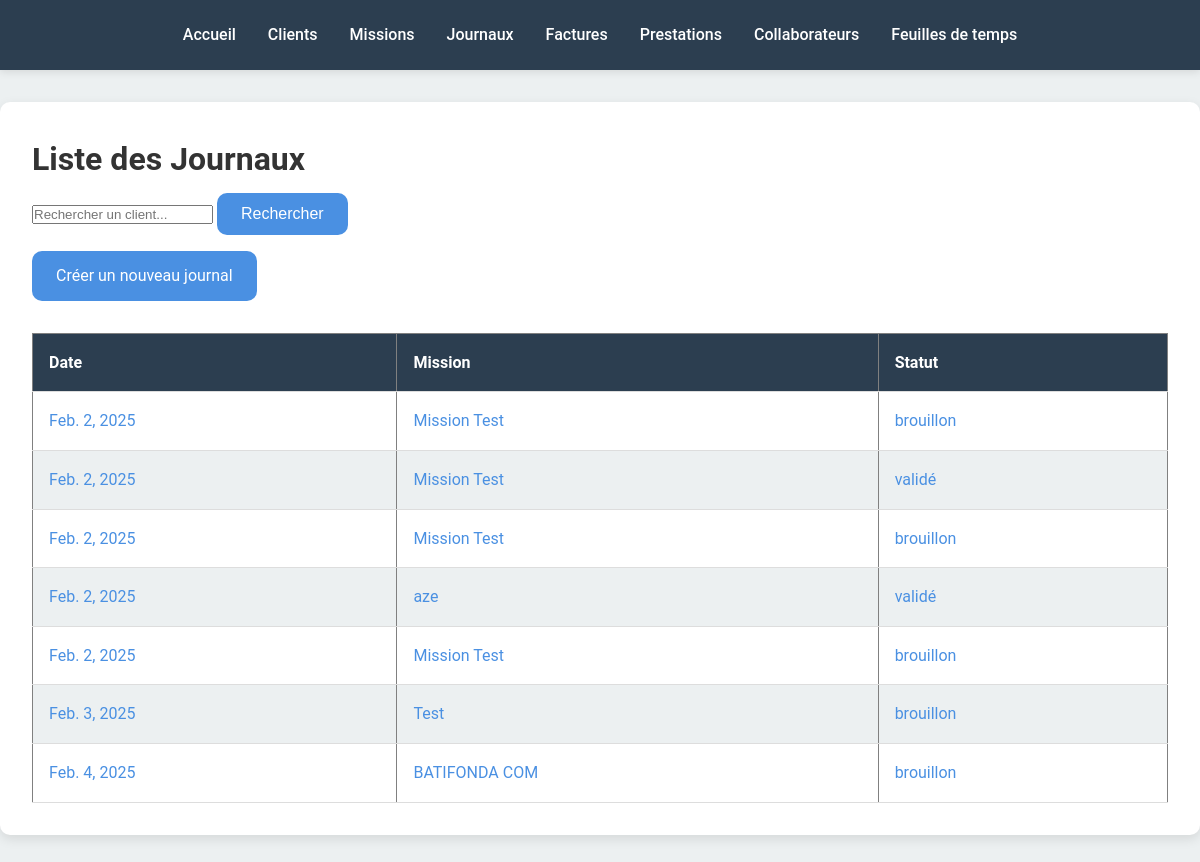
/journaux/ (signed in), run on the app's committed database.
### projManagement/models.py (models this page shows, shortened)
class Journal(models.Model):
    mission = models.ForeignKey(Mission, on_delete=models.CASCADE, related_name="journaux")
    statut = models.CharField(max_length=20, choices=[("brouillon", "Brouillon"), ("validé", "Validé")])
    date_creation = models.DateField(default=now, editable=False)

class Mission(models.Model):
    title = models.CharField(max_length=255)
    description = models.TextField(blank=True, null=True)
    start_date = models.DateField()
    end_date = models.DateField(blank=True, null=True)
    client = models.ForeignKey(Client, on_delete=models.CASCADE, related_name="missions")
    libelle = models.CharField(max_length=255, default = '')
    budget = models.DecimalField(max_digits=10, decimal_places=2, default=0)
    statut = models.CharField(max_length=20, choices=[("en cours", "En cours"), ("en attente", "En attente"), ("fermé", "Fermé")], default='En attente')

### projManagement/views.py (the view)
# urls.py: path('journaux/', views.journaux, name='journaux'),
def journaux(request):
    query = request.GET.get('q', '')
    journaux_list = Journal.objects.all()
    if query:
        journaux_list = journaux_list.filter(
            Q(mission__title__icontains=query) |
            Q(statut__icontains=query) |
            Q(date_creation__icontains=query)
        )
    return render(request, 'projManagement/journaux.html', {'journaux': journaux_list, 'query': query})

### projManagement/templates/projManagement/journaux.html
{% extends 'projManagement/overlay.html' %}
{% block content %}
<h1>Liste des Journaux</h1>
<form method="GET" action="">
    <input type="text" name="q" placeholder="Rechercher un client..." value="{{ request.GET.q }}">
    <button type="submit" class="btn">Rechercher</button>
</form>
<a href="{% url 'creer_journal' %}" class="btn">Créer un nouveau journal</a>
<table border="1">
    <thead>
        <tr>
            <th>Date</th>
            <th>Mission</th>
            <th>Statut</th>
        </tr>
    </thead>
    <tbody>
        {% for journal in journaux %}
        <tr>
            <td><a href="{% url 'detail_journal' journal.id %}">{{ journal.date_creation }}</a></td>
            <td><a href="{% url 'detail_journal' journal.id %}">{{ journal.mission.title }}</a></td>
            <td><a href="{% url 'detail_journal' journal.id %}">{{ journal.statut }}</a></td>
        </tr>
        {% empty %}
        <tr>
            <td colspan="3">Aucun journal trouvé.</td>
        </tr>
        {% endfor %}
    </tbody>
</table>
{% endblock %}

### projManagement/static/projManagement/style.css (style rules this page uses)
:root { --font-family: 'Roboto', sans-serif; --primary: #4a90e2; --primary-hover: #357ABD; --secondary: #2c3e50; --accent: #e74c3c; --bg-light: #ecf0f1; --bg-white: #ffffff; --text: #333333; --header-height: 70px; --border-radius: 10px; --box-shadow: 0 4px 12px rgba(0, 0, 0, 0.1); }
* { margin: 0; padding: 0; box-sizing: border-box; }
html { scroll-behavior: smooth; }
body { font-family: var(--font-family); background: var(--bg-light); color: var(--text); line-height: 1.6; padding-top: var(--header-height); }
a { color: var(--primary); text-decoration: none; transition: color 0.3s ease; }
table { width: 100%; border-collapse: collapse; margin-top: 1.5rem; }
th, td { padding: 1rem; text-align: left; border-bottom: 1px solid #ddd; }
th { background: var(--secondary); color: #fff; font-weight: 600; }
tr:nth-child(even) { background: var(--bg-light); }
.btn { display: inline-block; padding: 0.75rem 1.5rem; background: var(--primary); color: #fff; border: none; border-radius: var(--border-radius); font-size: 1rem; cursor: pointer; transition: background 0.3s ease; margin: 0.5rem 0; }

### data on the page
Journal: date_creation "Feb. 2, 2025", mission "Mission Test", statut "brouillon"
Journal: date_creation "Feb. 2, 2025", mission "Mission Test", statut "validé"
Journal: date_creation "Feb. 2, 2025", mission "Mission Test", statut "brouillon"
Journal: date_creation "Feb. 2, 2025", mission "aze", statut "validé"
Journal: date_creation "Feb. 2, 2025", mission "Mission Test", statut "brouillon"
Journal: date_creation "Feb. 3, 2025", mission "Test", statut "brouillon"
Journal: date_creation "Feb. 4, 2025", mission "BATIFONDA COM", statut "brouillon"
